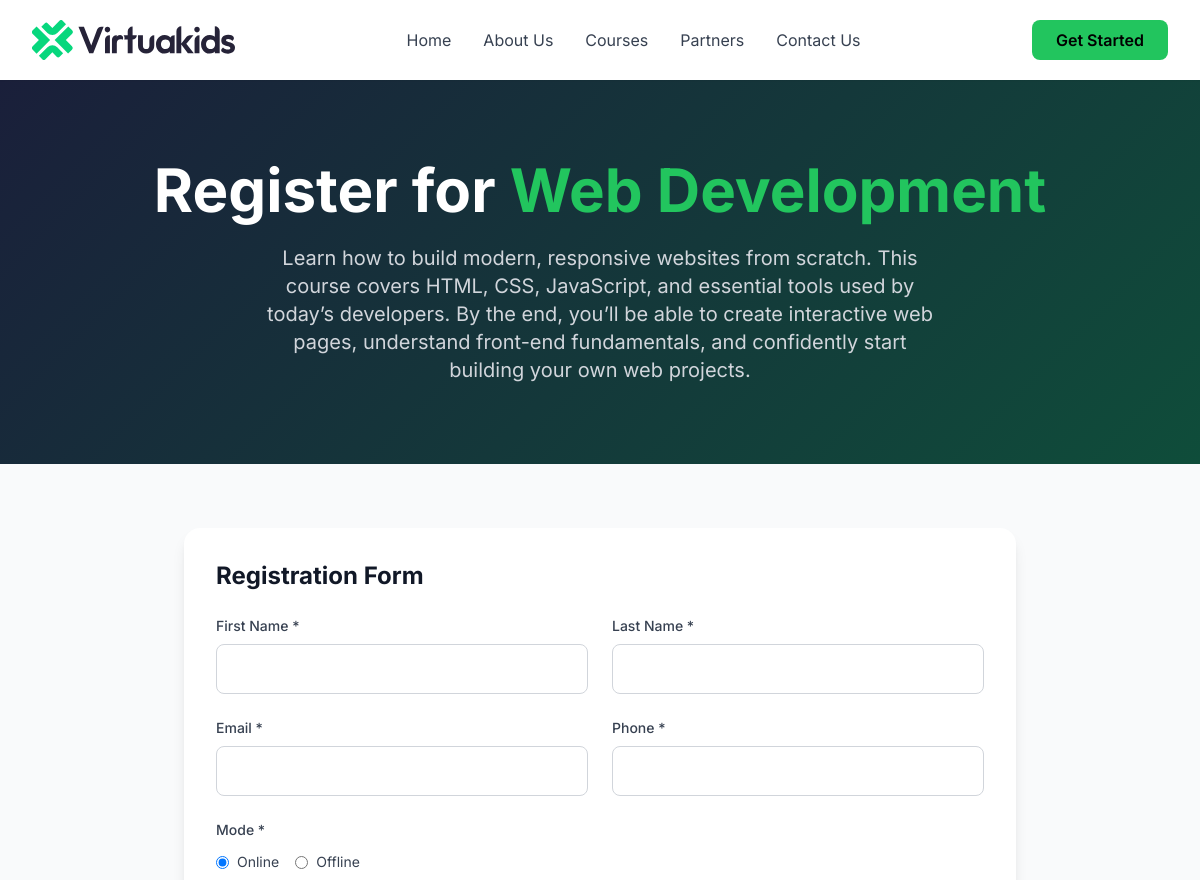
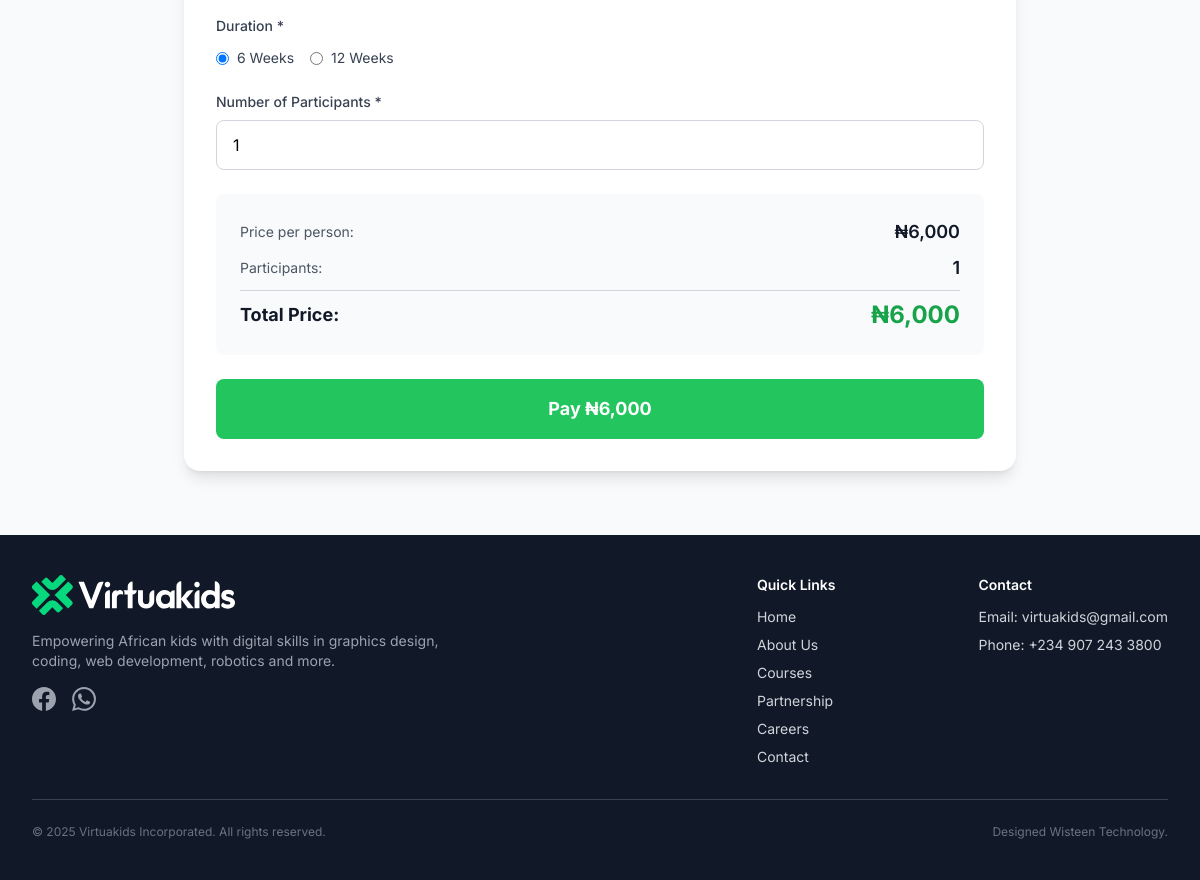
The page /programs/1/register/ on the database its author committed (2 pictures, top to bottom).
### core/models.py (models this page shows, shortened)
class Program(models.Model):
    title = models.CharField(max_length=255)
    short_description = models.TextField()
    image = models.ImageField(upload_to="programs/")
    syllabus = models.FileField(upload_to="syllabi/", blank=True, null=True)
    price_online_6weeks = models.DecimalField(max_digits=10, decimal_places=2)
    price_online_12weeks = models.DecimalField(max_digits=10, decimal_places=2)
    price_offline_6weeks = models.DecimalField(max_digits=10, decimal_places=2)
    price_offline_12weeks = models.DecimalField(max_digits=10, decimal_places=2)
    is_active = models.BooleanField(default=True)
    created_at = models.DateTimeField(auto_now_add=True)
    class Meta:
        ordering = ["-created_at"]

### core/views.py (the view, shortened to what this page needs)
# urls.py: path('programs/<int:program_id>/register/', views.program_register, name='program_register'),
def program_register(request, program_id):
    program = Program.objects.get(id=program_id, is_active=True)
    branches = Branch.objects.filter(is_active=True)
    return render(request, "program_register.html", {
        'program': program,
        'branches': branches,
        'paystack_public_key': settings.PAYSTACK_PUBLIC_KEY
    })

### templates/program_register.html (shortened to what this page needs)
{% extends 'base.html' %}
{% load static %}
{% block extra_css %}
<link rel="stylesheet" href="https://cdn.jsdelivr.net/npm/sweetalert2@11/dist/sweetalert2.min.css">
{% endblock %}
{% block content %}
<section class="hero-gradient py-20">
    <div class="max-w-7xl mx-auto px-4 sm:px-6 lg:px-8 text-center">
        <h1 class="text-4xl md:text-6xl font-bold text-white mb-6">
            Register for <span class="text-green-500">{{ program.title }}</span>
        </h1>
        <p class="text-xl text-gray-300 max-w-2xl mx-auto">
            {{ program.short_description }}
        </p>
    </div>
</section>
<section class="py-16 bg-gray-50">
    <div class="max-w-4xl mx-auto px-4 sm:px-6 lg:px-8">
        <div class="bg-white rounded-2xl shadow-lg p-8">
            <h2 class="text-2xl font-bold text-gray-900 mb-6">Registration Form</h2>
            <form id="registrationForm" x-data="registrationForm()" class="space-y-6">
                <div class="grid md:grid-cols-2 gap-6">
                    <div>
                        <label for="first_name" class="block text-sm font-medium text-gray-700 mb-2">First Name *</label>
                        <input type="text" id="first_name" name="first_name" x-model="formData.first_name" required
                               class="w-full px-4 py-3 border border-gray-300 rounded-lg focus:ring-2 focus:ring-green-500 focus:border-transparent">
                    </div>
                    <div>
                        <label for="last_name" class="block text-sm font-medium text-gray-700 mb-2">Last Name *</label>
                        <input type="text" id="last_name" name="last_name" x-model="formData.last_name" required
                               class="w-full px-4 py-3 border border-gray-300 rounded-lg focus:ring-2 focus:ring-green-500 focus:border-transparent">
                    </div>
                </div>
                <div class="grid md:grid-cols-2 gap-6">
                    <div>
                        <label for="email" class="block text-sm font-medium text-gray-700 mb-2">Email *</label>
                        <input type="email" id="email" name="email" x-model="formData.email" required
                               class="w-full px-4 py-3 border border-gray-300 rounded-lg focus:ring-2 focus:ring-green-500 focus:border-transparent">
                    </div>
                    <div>
                        <label for="phone" class="block text-sm font-medium text-gray-700 mb-2">Phone *</label>
                        <input type="tel" id="phone" name="phone" x-model="formData.phone" required
                               class="w-full px-4 py-3 border border-gray-300 rounded-lg focus:ring-2 focus:ring-green-500 focus:border-transparent">
                    </div>
                </div>
                <div>
                    <label class="block text-sm font-medium text-gray-700 mb-3">Mode *</label>
                    <div class="flex gap-4">
                        <label class="flex items-center">
                            <input type="radio" name="mode" value="online" x-model="mode" required class="text-green-500 focus:ring-green-500">
                            <span class="ml-2 text-sm text-gray-700">Online</span>
                        </label>
                        <label class="flex items-center">
                            <input type="radio" name="mode" value="offline" x-model="mode" required class="text-green-500 focus:ring-green-500">
                            <span class="ml-2 text-sm text-gray-700">Offline</span>
                        </label>
                    </div>
                </div>
                <div>
                    <label class="block text-sm font-medium text-gray-700 mb-3">Duration *</label>
                    <div class="flex gap-4">
                        <label class="flex items-center">
                            <input type="radio" name="duration" value="6weeks" x-model="duration" required class="text-green-500 focus:ring-green-500">
                            <span class="ml-2 text-sm text-gray-700">6 Weeks</span>
                        </label>
                        <label class="flex items-center">
                            <input type="radio" name="duration" value="12weeks" x-model="duration" required class="text-green-500 focus:ring-green-500">
                            <span class="ml-2 text-sm text-gray-700">12 Weeks</span>
                        </label>
                    </div>
                </div>
                <div>
                    <label for="participants" class="block text-sm font-medium text-gray-700 mb-2">Number of Participants *</label>
                    <input type="number" id="participants" name="participants" min="1" value="1" x-model.number="participants" required
                           class="w-full px-4 py-3 border border-gray-300 rounded-lg focus:ring-2 focus:ring-green-500 focus:border-transparent">
                </div>
                <div class="bg-gray-50 rounded-lg p-6">
                    <div class="flex justify-between items-center mb-2">
                        <span class="text-sm text-gray-600">Price per person:</span>
                        <span class="text-lg font-semibold text-gray-900" x-text="'₦' + pricePerPerson.toLocaleString()"></span>
                    </div>
                    <div class="flex justify-between items-center mb-2">
                        <span class="text-sm text-gray-600">Participants:</span>
                        <span class="text-lg font-semibold text-gray-900" x-text="participants"></span>
                    </div>
                    <div class="border-t border-gray-300 pt-2 mt-2">
                        <div class="flex justify-between items-center">
                            <span class="text-lg font-bold text-gray-900">Total Price:</span>
                            <span class="text-2xl font-bold text-green-600" x-text="'₦' + totalPrice.toLocaleString()"></span>
                        </div>
                    </div>
                </div>
                <button type="button" @click="initiatePayment()" :disabled="loading"
                        class="w-full px-6 py-4 bg-green-500 text-white rounded-lg font-bold text-lg hover:bg-green-600 transition transform hover:scale-105 active:scale-95 disabled:opacity-50 disabled:cursor-not-allowed">
                    <span x-show="!loading">Pay ₦<span x-text="totalPrice.toLocaleString()"></span></span>
                </button>
            </form>
        </div>
    </div>
</section>
{% endblock %}

### templates/base.html (style rules this page uses)
* { font-family: 'Inter', sans-serif; }
.hero-gradient { background: linear-gradient(135deg, #1a1f3a 0%, #0f4d3a 100%); }

### rows shown on the page
Program: title "Web Development", short_description "Learn how to build modern, responsive websites from scratch. This course covers HTML, CSS, JavaScript, and essential tools used by today’s developers. By the end, you’ll be able to create interactive web pages, understand front-end fundamentals, and confidently start building your own web projects."
